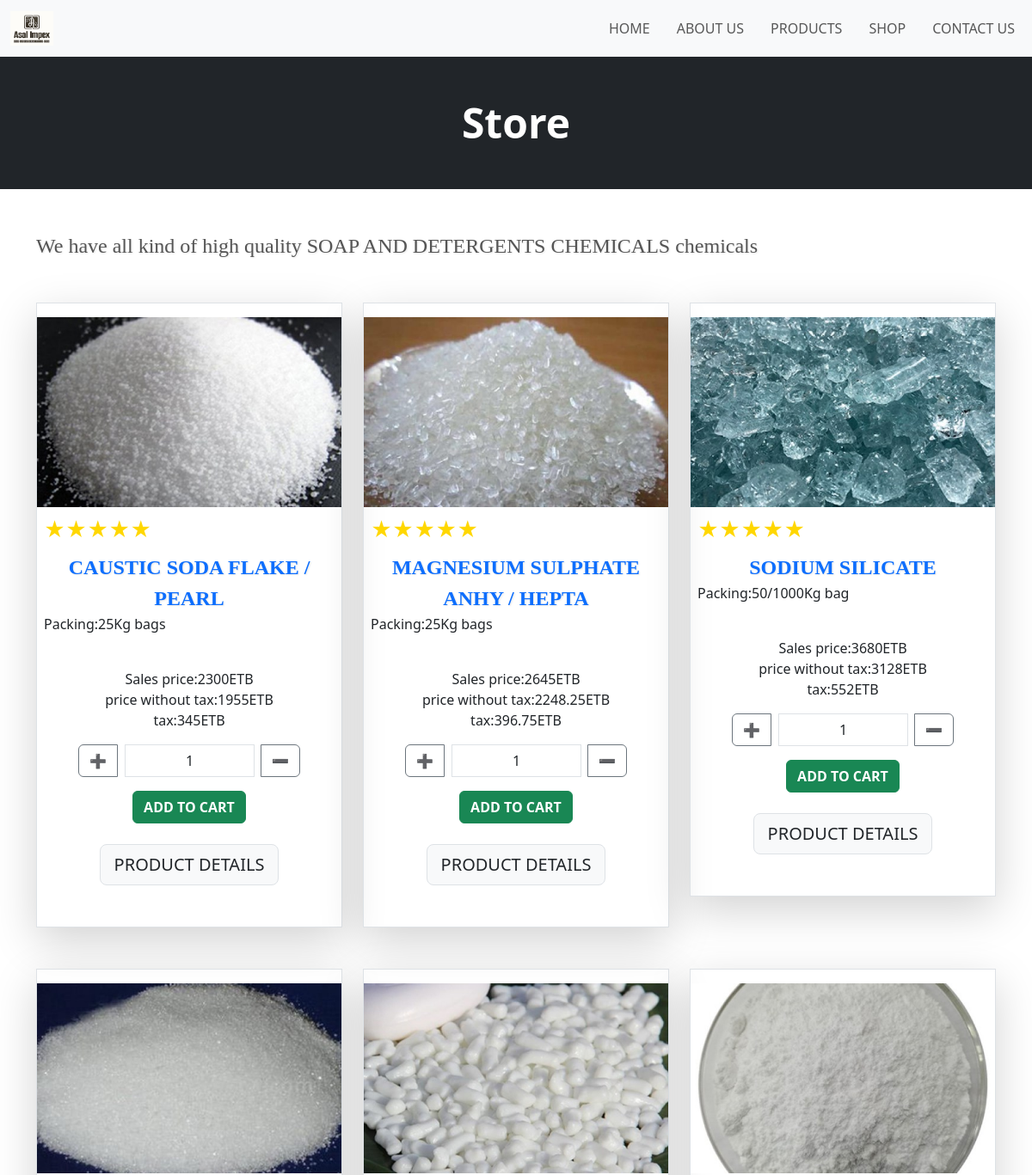
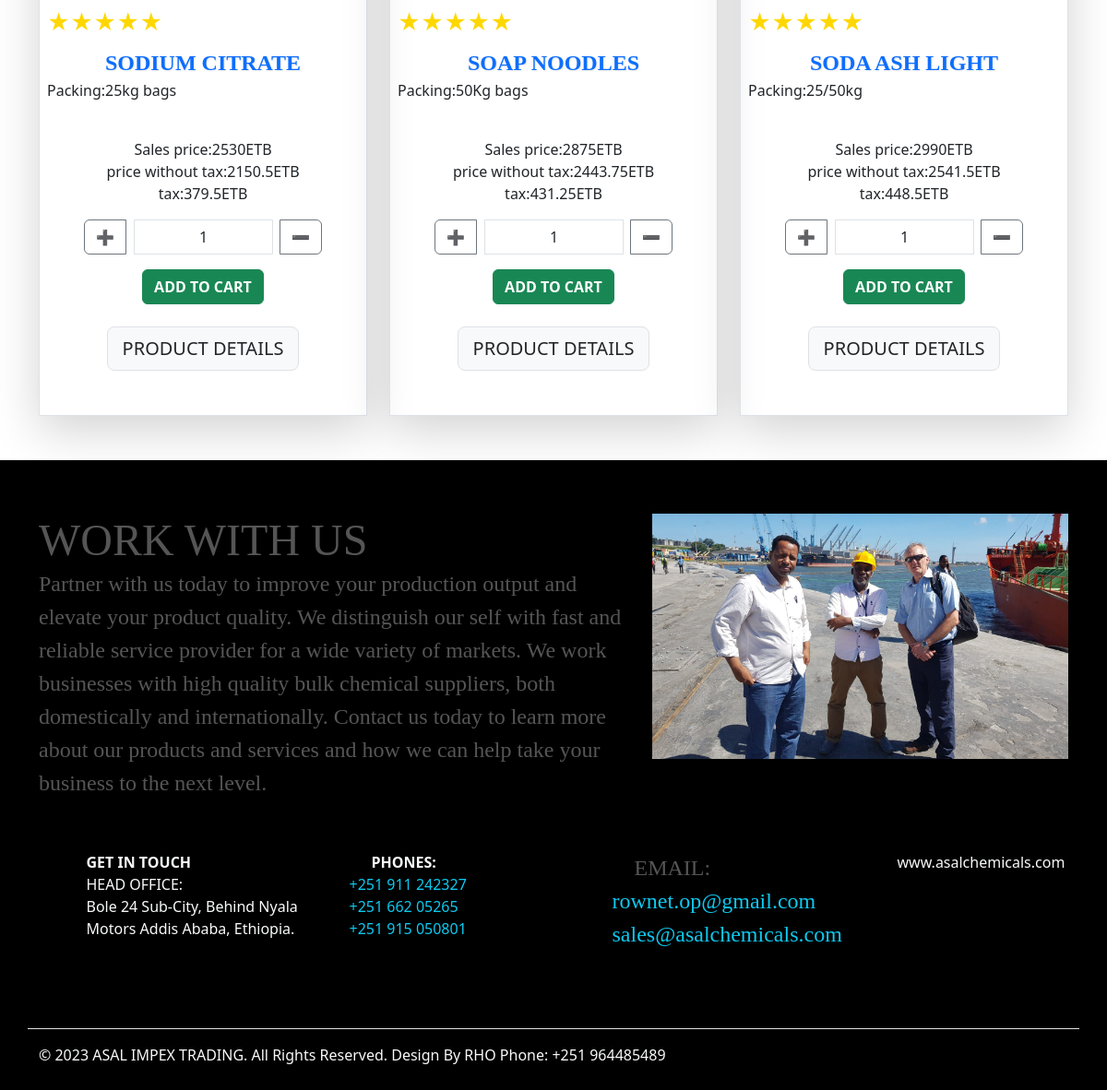
Screenshot of /screen/e_store2.php?id=54&pname=SOAP AND DETERGENTS CHEMICALS with the database file from the repository (2 pictures, top to bottom).
### tables this page shows
CREATE TABLE `chemical_tbl` (
  `id` int(10) UNSIGNED NOT NULL,
  `ptype` int(255) NOT NULL,
  `cname` varchar(255) NOT NULL,
  `spec` varchar(1000) NOT NULL,
  `image` varchar(255) NOT NULL,
  `packing` varchar(255) NOT NULL,
  `price` float NOT NULL,
  `active` varchar(255) NOT NULL
);

### screen/e_store2.php (the view, shortened to what this page needs)
<?php
include('../config/constant.php');
include('../partials/nav.php');
?>
<?php
if (isset($_GET['id']) && isset($_GET['pname'])) {
    $cid = $_GET['id'];
    $pname = $_GET['pname'];
} else {
    header('Location: ' . SITEURL . 'screen/e_store.php');
    exit();
}
?>
<!DOCTYPE html>
<html lang="en">
<head>
    <link href="https://cdn.jsdelivr.net/npm/bootstrap@5.3.2/dist/css/bootstrap.min.css" rel="stylesheet">
    <link rel="stylesheet" href="https://cdn.jsdelivr.net/npm/boxicons@2.1.0/css/boxicons.min.css">
</head>
<body>
    <div class="container-fluid bg-dark mb-5 p-5">
        <div class="fw-bold display-5 text-center text-white">
            Store
        </div>
    </div>
<div class="container">
<div class="lead">
We have all kind of high quality<?php echo " " ?> <?php echo $pname ?> <?php echo " " ?>chemicals
</div>
</div>
    <div class="container mt-5">
        <div class="row">
            <?php
       $sql3 = "SELECT * FROM chemical_tbl WHERE active='YES' AND ptype='$cid'";
            $res3 = mysqli_query($conn, $sql3);
            if ($res3 == TRUE) {
                $count3 = mysqli_num_rows($res3);
                if ($count3 > 0) {
                    while ($rows3 = mysqli_fetch_assoc($res3)) {
                        $id = $rows3['id'];
                        $cname = $rows3['cname'];
                        $image = $rows3['image'];
                        $price = $rows3['price'];
                        $ptype = $rows3['ptype'];
                        $packing = $rows3['packing'];
                        $tax = $price * 15 * 0.01;
                        $orginal = $price - $tax;
                        ?>
                        <div class="col-lg-4 col-sm-8">
                            <div class="pt-3 bg-outline-primary text-light border text-center shadow-lg mb-5">
                                <div class="img-container">
                                    <div class="img-padding">
                                        <img src="<?php echo SITEURL; ?>assets/chemical/<?php echo $image; ?>"  class="img-fluid" alt="" height="350" width="400">
                                    </div>
                                    <div class="star-rating text-start p-2">&#9733;&#9733;&#9733;&#9733;&#9733;</div>
                                    <div class="lead text-primary fw-bold"> <?php echo $cname ?></div>
                                    <p class="text-dark text-start ms-2"> Packing:<?php echo $packing ?></p>
                                    <br>
                                    <p class="text-dark">
                                        Sales price:<?php echo $price ?>ETB
                                        <br> price without tax:<?php echo $orginal ?>ETB <br>
                                        tax:<?php echo $tax ?>ETB
                                    </p>
                                    <div class="input-group mb-3">
                                        <button class="btn btn-outline-secondary ms-5 plusBtn" type="button">&#10133;</button>
                                        <input type="text" class="form-control text-center ms-2 me-2 quantityInput" name="quantity" placeholder="1" aria-label="Quantity" aria-describedby="basic-addon2" value="1">
                                        <button class="btn btn-outline-secondary me-5 minusBtn" type="button">&#10134;</button>
                                    </div>
                                    <div class="btn btn-success text-white">
                                        <a href="#" class="text-white fw-bold text-decoration-none addToCartBtn" data-id="<?php echo $id;?>">ADD TO CART</a>
                                    </div>
                                    <br>
                                    <br>
                                    <div class="btn btn-light border btn-lg ">
                                        <a href="<?php echo SITEURL; ?>screen/detail.php?id=<?php echo $id; ?>&ptype=<?php echo $ptype; ?>"  class="text-dark text-decoration-none " >PRODUCT DETAILS</a>
                                    </div>
                                </div>
                                <br><br>
                            </div>
                        </div>
                        <?php
                    }
                }
            }
            ?>
        </div>
    </div>
    <?php
include('../partials/footer.php');
?>
</body>
</html>

### partials/nav.php (shortened to what this page needs)
<nav class="navbar navbar-expand-lg navbar-light bg-light">
    <div class="container-xxl">
      <img class="navbar-brand" src="../assets/ASAL-IMPEX-WEBSITE-LOGO-4.jpg" alt="logo " width="50" height="50">
      <div class="collapse navbar-collapse justify-content-end align-center" id="main-nav">
        <ul class="navbar-nav">
          <li class="nav-item">
            <a class="nav-link" href="<?php echo SITEURL; ?>">HOME</a>
          </li>
          <li class="nav-item">
            <a class="nav-link" href="<?php echo SITEURL; ?>screen/about_us.php">ABOUT US</a>
          </li>
          <li class="nav-item">
            <a class="nav-link" href="<?php echo SITEURL; ?>screen/home-product.php">PRODUCTS</a>
          </li>
          <li class="nav-item">
            <a class="nav-link" href="<?php echo SITEURL; ?>screen/e_store.php">SHOP</a>
          </li>
          <li class="nav-item">
            <a class="nav-link" href="<?php echo SITEURL; ?>screen/contact_us.php">CONTACT US</a>
          </li>
        </ul>
      </div>
    </div>
  </nav>

### partials/footer.php (shortened to what this page needs)
    <footer class="footer mb-0">
        <div class="container-fluid ">
          <div class="container">
<div class="row justify-content-center text-light">
<div class="col-lg-7 col-sm-9">
<p class="lead  ms-0 mt-5 mb-5 text-start">
    <strong class="text-center display-5">
        WORK WITH US
    </strong>
    <br>
    Partner with us today to improve your production output and elevate your product quality.
     We distinguish our self with fast and reliable service provider for a wide variety of markets.
    We work businesses with high quality bulk chemical suppliers, both domestically and internationally.
     Contact us today to learn more about our products and services and how we can help take your business to the next level.
</p>
</div>
<div class="col-lg-5 col-sm-8 ">
<img src="../assets/ASAL-IMPEX-Manager.jpg" class="img-fluid shadow-lg mt-5 mb-5" alt="">
</div>
<div class="col-lg-3 col-sm-12 text-start mt-2 ms-2">
<i class="fas fa-home fa "></i>   <b>  GET IN TOUCH</b><br>
    HEAD OFFICE:
    <br>
    Bole 24 Sub-City, Behind Nyala Motors Addis Ababa, Ethiopia.
</div>
<div class="col-lg-3 col-sm-12 text-start mb-5 mt-2">
<i class="fas fa-phone me-4 fw-bold"></i> <b>    PHONES:</b><br>
    <span class="text-info ">
        +251 911 242327
        <br>
        +251 662 05265
        <br>
        +251 915 050801
    </span>
</div>
<div class="col-lg-3 col-sm-12 text-start mt-2">
  <p class="lead">
  <i class="fw-bold far fa-envelope me-4"></i> <b>
    EMAIL:
   </b><br>
 <span class="text-info ">
    rownet.op@gmail.com
    <br>
    sales@asalchemicals.com
</span>
  </p>
</div>
<div class="col-lg-2 col-sm-2 text-start mt-2">
<i class="fas fa-globe fw-bold me-4"></i> www.asalchemicals.com
</div>
<div class="col-12 border-top text-start mt-5">
<p class="mt-3">© 2023 ASAL IMPEX TRADING. All Rights Reserved. Design By RHO  Phone: +251 964485489</p>
</div>
</div>
          </div>
        </div>
    </footer>

### partials/nav.php (style rules this page uses)
.navbar-brand { animation: moveLeftAndRight 3s linear infinite alternate; }
.navbar-nav .nav-link { transition: color 0.3s ease; }
@media (min-width: 992px) { .navbar-nav { margin-left: auto; } }
@media (min-width: 992px) { .navbar-nav .nav-item { margin-left: 15px; } }

### screen/e_store2.php (style rules this page uses)
.img-container { position: relative; width: 100%; }
.star-rating { color: #FFD700; font-size: 24px; }
.lead { color: black; }
.img-padding { transition: transform 0.3s ease-in-out; }
.lead { animation: slideInLeft 3s ease-in-out; font-family: Pacifico; font-size: 1.5rem; color: #555; text-shadow: 1px 1px 2px rgba(0, 0, 0, 0.1); }

### partials/footer.php (style rules this page uses)
body { margin: 0; padding: 0; display: flex; flex-direction: column; min-height: 100vh; }
.footer { background-color: black; color: white; width: 100%; text-align: center; padding: 10px; margin-top: auto; }

### rows the page displays
chemical_tbl: image (picture), cname "CAUSTIC SODA FLAKE / PEARL", packing "25Kg bags", price "2300", price "1955", price "345"
chemical_tbl: image (picture), cname "MAGNESIUM SULPHATE ANHY / HEPTA", packing "25Kg bags", price "2645", price "2248.25", price "396.75"
chemical_tbl: image (picture), cname "SODIUM SILICATE", packing "50/1000Kg bag", price "3680", price "3128", price "552"
chemical_tbl: image (picture), cname "SODIUM CITRATE", packing "25kg bags", price "2530", price "2150.5", price "379.5"
chemical_tbl: image (picture), cname "SOAP NOODLES", packing "50Kg bags", price "2875", price "2443.75", price "431.25"
chemical_tbl: image (picture), cname "SODA ASH LIGHT", packing "25/50kg", price "2990", price "2541.5", price "448.5"

### other values shown
$pname "SOAP AND DETERGENTS CHEMICALS"
